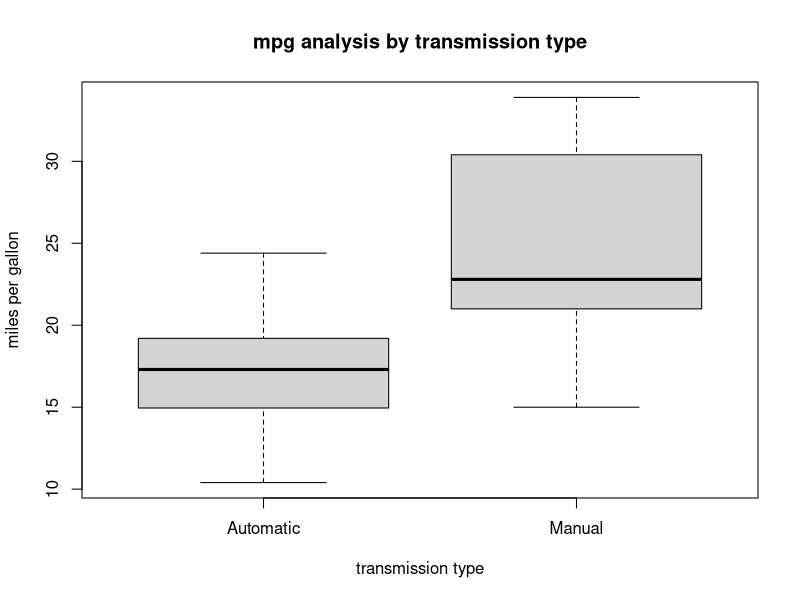

This figure's R source:
## ---- chunk 1
library(car)
data(mtcars)
head(mtcars)
## ---- chunk 2
str(mtcars)
## ---- chunk 3
cor(mtcars$mpg, mtcars[,-1])
## ---- chunk 4
mtcars$am = factor(mtcars$am)
levels(mtcars$am) <- c("Automatic", "Manual")
## ---- chunk 5
boxplot(mtcars$mpg ~ mtcars$am, data = mtcars, xlab="transmission type", ylab="miles per gallon", main = "mpg analysis by transmission type")
## ---- chunk 6
fit <-  step(lm(mpg ~ . , data = mtcars), trace = 0, steps = 10000)
summary(fit)
## ---- chunk 7
fit2 <- lm(mpg ~ am:wt + am:qsec, data = mtcars)
summary(fit2)
